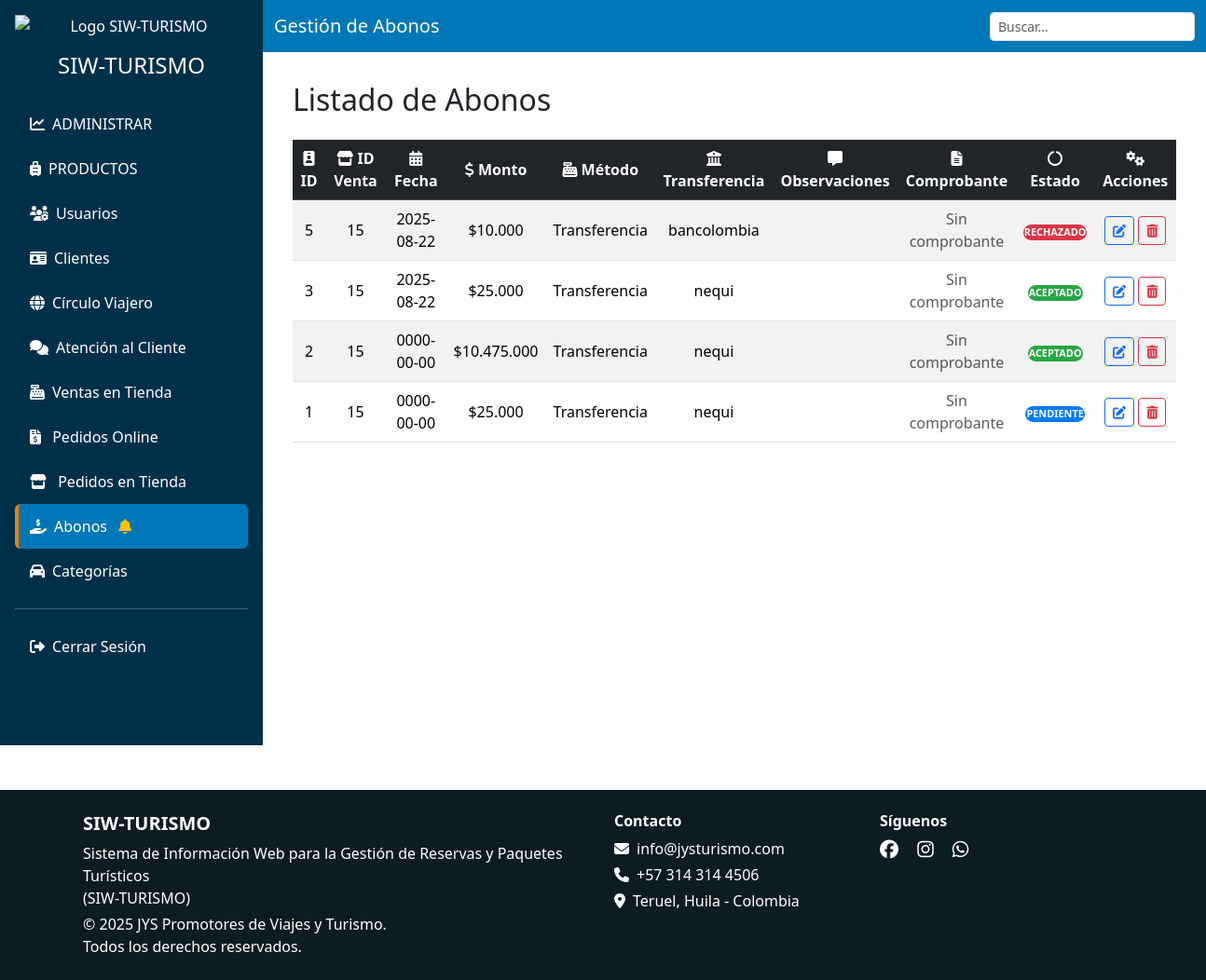
The app's page /vista/admin/abonos.php (signed in), older data.
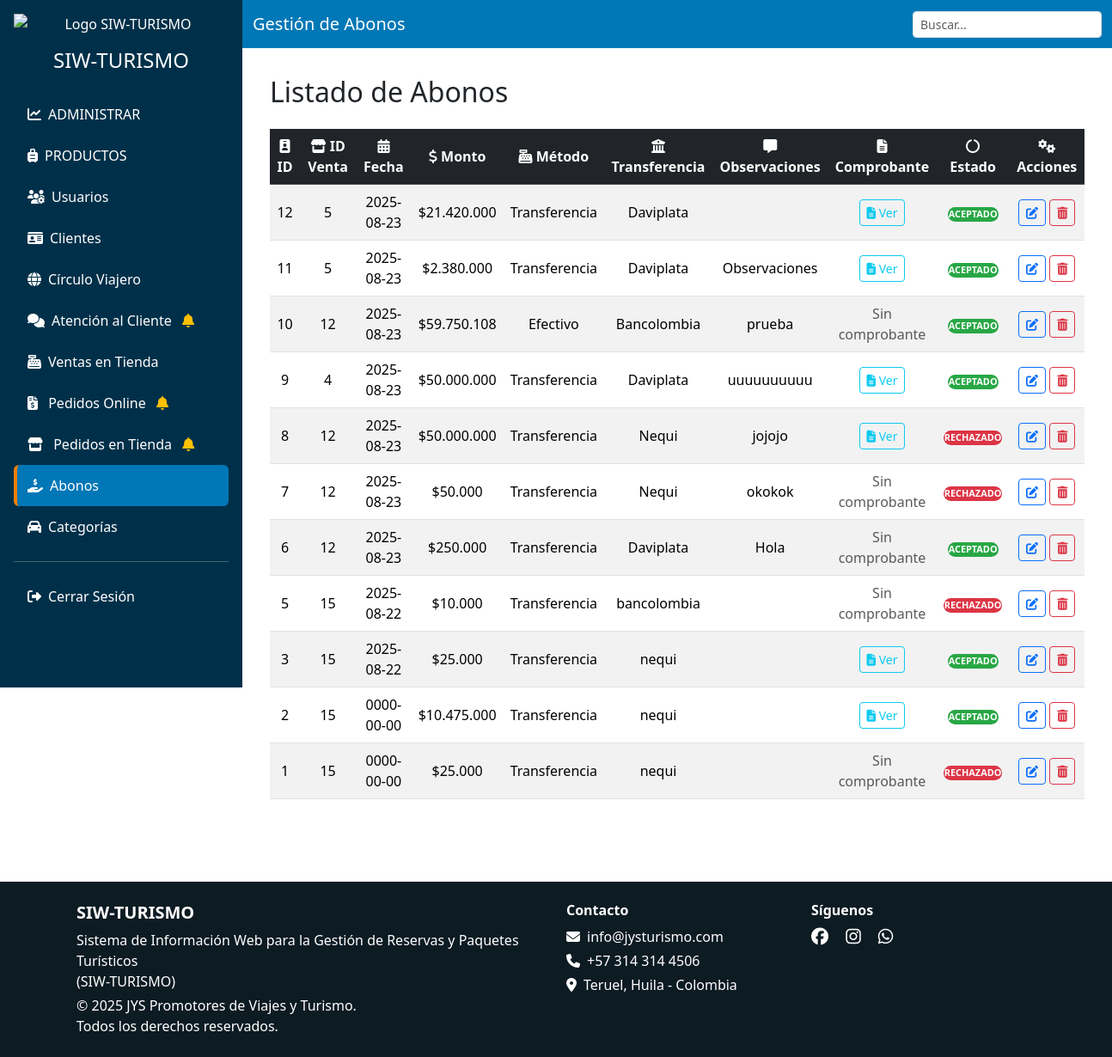
The same page, newer data.
### tables this page shows
CREATE TABLE `abonos` (
  `id` int(11) NOT NULL,
  `id_venta` int(11) NOT NULL,
  `fecha` date NOT NULL,
  `monto` decimal(10,2) NOT NULL,
  `metodo_pago` varchar(50) NOT NULL,
  `tipo_transferencia` varchar(20) NOT NULL,
  `observaciones` text DEFAULT NULL,
  `comprobante_pago` varchar(250) DEFAULT NULL,
  `estado` enum('pendiente','aceptado','rechazado') NOT NULL
);

CREATE TABLE `ventas` (
  `id` int(11) NOT NULL,
  `tipo_venta` enum('online','fisica','','') NOT NULL,
  `fecha` timestamp NOT NULL DEFAULT current_timestamp(),
  `total` int(11) NOT NULL,
  `id_cliente` int(11) NOT NULL,
  `estado` enum('solicitado','atendido','rechazado') DEFAULT NULL,
  `detalles` text DEFAULT NULL
);

### modelo/obtenerEstados.php (called while the page is built, shortened)
<?php
function hayPedidos($conn)
{
    $sql = "SELECT 1 FROM ventas WHERE estado = ? AND tipo_venta = 'online' LIMIT 1";
    $stmt = $conn->prepare($sql);
    if ($stmt) {
        $estado = "solicitado";
        $stmt->bind_param("s", $estado);
        $stmt->execute();
        $stmt->store_result();
        $hay = ($stmt->num_rows > 0);
        return $hay;
    }
    return false;
}
function hayAtenciones($conn)
{
    $sql = "SELECT 1 FROM atencion_clientes WHERE estado = ? LIMIT 1";
    $stmt = $conn->prepare($sql);
    if ($stmt) {
        $estado = "PE";
        $stmt->bind_param("s", $estado);
        $stmt->execute();
        $stmt->store_result();
        $hay = ($stmt->num_rows > 0);
        return $hay;
    }
    return false;
}
function hayPedidosFisicos($conn){
    $sql = "SELECT 1 FROM ventas WHERE estado = ? AND tipo_venta = 'fisica' LIMIT 1";
    $stmt = $conn->prepare($sql);
    if ($stmt) {
        $estado = "solicitado";
        $stmt->bind_param("s", $estado);
        $stmt->execute();
        $stmt->store_result();
        $hay = ($stmt->num_rows > 0);
        return $hay;
    }
    return false;
}
function hayAbonosPendientes($conn){
    $sql = "SELECT 1 FROM abonos WHERE estado = 'pendiente' LIMIT 1";
    $stmt = $conn->prepare($sql);
    if ($stmt) {
        $stmt->execute();
        $stmt->store_result();
        $hay = ($stmt->num_rows > 0);
        return $hay;
    }
    return false;
}
?>

### modelo/abonosAdmin_m.php (called while the page is built, shortened)
<?php
function obtenerAbonos($conn)
{
    $sql = "SELECT a.*,
                   v.id AS venta_id,
                   v.id_cliente,
                   v.total AS total_venta,
                   c.nombre AS nombre_cliente
            FROM abonos a
            JOIN ventas v ON a.id_venta = v.id
            JOIN clientes c ON c.id = v.id_cliente
            ORDER BY a.id DESC";
    $result = mysqli_query($conn, $sql);
    return mysqli_fetch_all($result, MYSQLI_ASSOC);
}

### vista/admin/abonos.php (the view, shortened to what the changed rows need)
<?php
include('header.php');
include '../../conexion.php';
include '../../modelo/abonosAdmin_m.php';
$abonos = obtenerAbonos($conn);
?>
<body>
<div class="d-flex flex-column flex-lg-row">
    <?php include('sidebar.php'); ?>
    <div class="flex-grow-1">
        <div class="main-content">
            <h2 class="mb-4">Listado de Abonos</h2>
            <div class="table-responsive">
                <table class="table table-striped table-hover align-middle">
                    <thead class="table-dark">
                        <tr>
                            <th><i class="fas fa-id-badge"></i> ID</th>
                            <th><i class="fas fa-store"></i> ID Venta</th>
                            <th><i class="fas fa-calendar-alt"></i> Fecha</th>
                            <th><i class="fas fa-dollar-sign"></i> Monto</th>
                            <th><i class="fas fa-cash-register"></i> Método</th>
                            <th><i class="fas fa-bank"></i> Transferencia</th>
                            <th><i class="fas fa-comment-alt"></i> Observaciones</th>
                            <th><i class="fas fa-file-alt"></i> Comprobante</th>
                            <th><i class="fas fa-circle-notch"></i> Estado</th>
                            <th><i class="fas fa-cogs"></i> Acciones</th>
                        </tr>
                    </thead>
                    <tbody>
                    <?php foreach ($abonos as $abono): ?>
                        <tr>
                            <td data-label="ID"><?= $abono['id'] ?></td>
                            <td data-label="ID Venta"><?= $abono['venta_id'] ?></td>
                            <td data-label="Fecha"><?= $abono['fecha'] ?></td>
                            <td data-label="Monto">$<?= number_format($abono['monto'], 0, ',', '.') ?></td>
                            <td data-label="Método"><?= $abono['metodo_pago'] ?></td>
                            <td data-label="Transferencia"><?= $abono['tipo_transferencia'] ?></td>
                            <td data-label="Observaciones"><?= htmlspecialchars($abono['observaciones']) ?></td>
                            <td data-label="Comprobante">
                                <?php if (!empty($abono['comprobante_pago'])): ?>
                                    <a href="../../img/abonos/<?=$abono['comprobante_pago'] ?>" target="_blank"
                                       class="btn btn-sm btn-outline-info">
                                        <i class="fas fa-file-alt"></i> Ver
                                    </a>
                                <?php else: ?>
                                    <span class="text-muted">Sin comprobante</span>
                                <?php endif; ?>
                            </td>
                            <?php
                            $estado = strtolower($abono['estado']);
                            $colorClase = '';
                            switch ($estado) {
                                case 'pendiente':
                                    $colorClase = 'badge-pendiente';
                                    break;
                                case 'rechazado':
                                    $colorClase = 'badge-rechazado';
                                    break;
                                case 'aceptado':
                                    $colorClase = 'badge-aceptado';
                                    break;
                            }
                            ?>
                            <td data-label="Estado">
                                <span class="badge-estado <?= $colorClase ?>">
                                    <?= strtoupper($abono['estado']) ?>
                                </span>
                            </td>
                            <td data-label="Acciones">
                                <button class="btn btn-sm btn-outline-primary"
                                        data-bs-toggle="modal" data-bs-target="#modalEditar<?= $abono['id'] ?>">
                                    <i class="fas fa-edit"></i>
                                </button>
                                <button class="btn btn-sm btn-outline-danger"
                                        onclick="eliminarAbono(<?= $abono['id'] ?>)">
                                    <i class="fas fa-trash-alt"></i>
                                </button>
                            </td>
                        </tr>
                    <?php endforeach; ?>
                    </tbody>
                </table>
            </div>
        </div>
    </div>
</div>
<?php include('footer.php'); ?>
</body>
</html>

### vista/admin/sidebar.php (shortened to what the changed rows need)
<?php
include '../../conexion.php';
include '../../modelo/obtenerEstados.php';
$CampanaPedidos = hayPedidos($conn);
$CampanaAtencion = hayAtenciones($conn);
$CampanaPedidosFisicos=hayPedidosFisicos($conn);
$campanaAbonos = hayAbonosPendientes($conn);
?>
<!DOCTYPE html>
<html lang="es">
<head>
    <link
        href="../../libs/bootstrap-5.3.3-dist/css/bootstrap.min.css"
        rel="stylesheet" />
</head>
<body>
    <div class="sidebar p-3 text-center d-flex flex-column flex-shrink-0 text-white overflow-auto vh-100">
        <nav style="min-width: 250px;">
            <ul class="nav nav-pills flex-column text-start">
                <?php if ($_SESSION['rol'] == 'ADMIN' || $_SESSION['rol'] == 'ATENCION_CLIENTE'): ?>
                    <li class="nav-item">
                        <a href="atencion_cliente.php" class="nav-link i-atencion_cliente text-white">
                            <i class="fas fa-comments me-2"></i>Atención al Cliente
                            <?php if ($CampanaAtencion): ?>
                                <i class="fas fa-bell text-warning ms-2"></i>
                            <?php endif; ?>
                        </a>
                    </li>
                <?php endif; ?>
                <li class="nav-item">
                    <a href="pedidos.php" class="nav-link i-pedidos text-white">
                        <i class="fas fa-file-invoice-dollar me-2"></i>
                        Pedidos Online
                        <?php if ($CampanaPedidos): ?>
                            <i class="fas fa-bell text-warning ms-2"></i>
                        <?php endif; ?>
                    </a>
                </li>
                 <li class="nav-item">
                    <a href="pedidos_tienda.php" class="nav-link i-pedidos_tienda text-white">
                        <i class="fas fa-store me-2"></i>
                        Pedidos en Tienda
                        <?php if ($CampanaPedidosFisicos): ?>
                            <i class="fas fa-bell text-warning ms-2"></i>
                        <?php endif; ?>
                    </a>
                </li>
                <?php if ($_SESSION['rol'] != 'ATENCION_CLIENTE'): ?>
                    <li class="nav-item">
                        <a href="abonos.php" class="nav-link i-abonos text-white">
                            <i class="fas fa-hand-holding-usd me-2"></i>Abonos
                            <?php if ($campanaAbonos): ?>
                            <i class="fas fa-bell text-warning ms-2"></i>
                        <?php endif; ?>
                        </a>
                    </li>
                <?php endif; ?>
            </ul>
        </nav>
    </div>
</body>
</html>

Row changes from the older to the newer data that the page shows:
added abonos: id "12", id_venta "5", fecha "2025-08-23", monto "21.420.000", metodo_pago "Transferencia", tipo_transferencia "Daviplata", estado "ACEPTADO"
added abonos: id "11", id_venta "5", fecha "2025-08-23", monto "2.380.000", metodo_pago "Transferencia", tipo_transferencia "Daviplata", observaciones "Observaciones", estado "ACEPTADO"
added abonos: id "10", id_venta "12", fecha "2025-08-23", monto "59.750.108", metodo_pago "Efectivo", tipo_transferencia "Bancolombia", observaciones "prueba", comprobante_pago "Sin comprobante", estado "ACEPTADO"
added abonos: id "9", id_venta "4", fecha "2025-08-23", monto "50.000.000", metodo_pago "Transferencia", tipo_transferencia "Daviplata", observaciones "uuuuuuuuuu", estado "ACEPTADO"
added abonos: id "8", id_venta "12", fecha "2025-08-23", monto "50.000.000", metodo_pago "Transferencia", tipo_transferencia "Nequi", observaciones "jojojo", estado "RECHAZADO"
added abonos: id "7", id_venta "12", fecha "2025-08-23", monto "50.000", metodo_pago "Transferencia", tipo_transferencia "Nequi", observaciones "okokok", comprobante_pago "Sin comprobante", estado "RECHAZADO"
added abonos: id "6", id_venta "12", fecha "2025-08-23", monto "250.000", metodo_pago "Transferencia", tipo_transferencia "Daviplata", observaciones "Hola", comprobante_pago "Sin comprobante", estado "ACEPTADO"
changed abonos id 3: comprobante_pago "Sin comprobante" → "Ver"
changed abonos id 2: comprobante_pago "Sin comprobante" → "Ver"
changed abonos id 1: estado "PENDIENTE" → "RECHAZADO"
